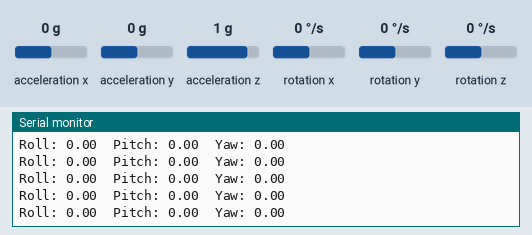
Bench run of a sketch on a simulated Arduino Uno, built with avr-gcc and run on an emulated ATmega328P. Parts: the last lines printed to the serial monitor. The test bench sets the inputs (shaded band); at power-on: acceleration z 1 g, acceleration x 0 g, rotation x 0 °/s, acceleration y 0 g, rotation z 0 °/s, rotation y 0 °/s.

Above: at 1.2 s.
1.3 s: acceleration z set to 0 g
At 2.4 s:
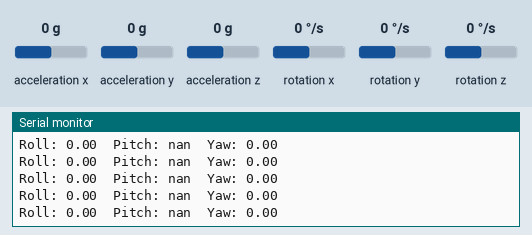
3.2 s: acceleration x set to -1.4 g
6.2 s: rotation x set to 192 °/s
At 7.3 s:
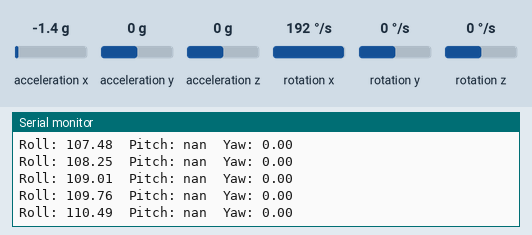
9.2 s: acceleration y set to -1.4 g
At 10.0 s:
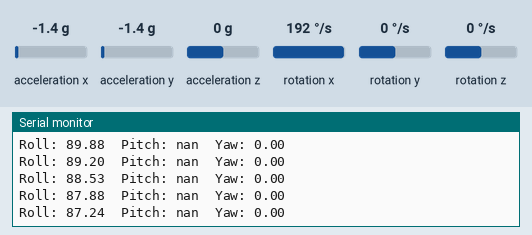
10.7 s: rotation z set to -192 °/s
At 11.2 s:
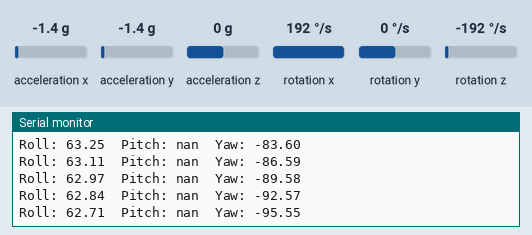
13.7 s: rotation y set to -192 °/s
At 14.7 s:
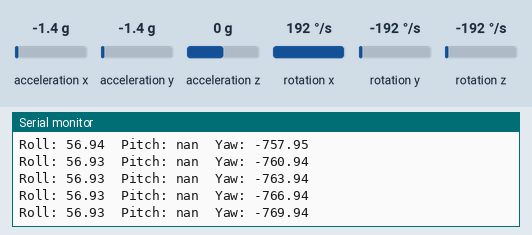
Timing chart, 0 to 16.7 s (numbered marks = the images above; inputs shaded):
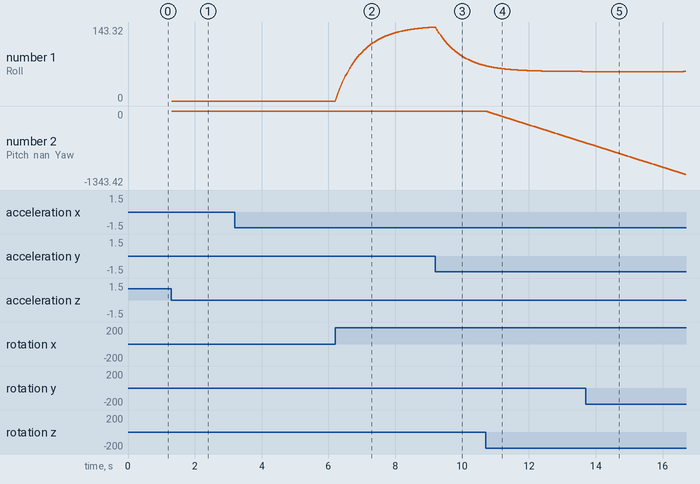

The sketch:

MPU6050-test.ino
```cpp
#include "Wire.h"
#include "I2Cdev.h"
#include "MPU6050.h"

//=====================
// MPU6050 Object
//=====================
MPU6050 mpu(0x68);

//=====================
// Offsets hasil kalibrasi
//=====================
int16_t ax_offset = -7477;
int16_t ay_offset = -5665;
int16_t az_offset = 8937;
int16_t gx_offset = -28;
int16_t gy_offset = -21;
int16_t gz_offset = -71;

//=====================
// Variabel sensor
//=====================
int16_t ax, ay, az;
int16_t gx, gy, gz;

float roll, pitch, yaw;
float dt = 0.01; // timestep (s)
float alpha = 0.98; // komplementer filter

unsigned long timer;

void setup() {
  Wire.begin();
  Serial.begin(115200);

  mpu.initialize();
  Serial.println("MPU6050 initialized (skipping testConnection).");

  // Apply offsets
  mpu.setXAccelOffset(ax_offset);
  mpu.setYAccelOffset(ay_offset);
  mpu.setZAccelOffset(az_offset);
  mpu.setXGyroOffset(gx_offset);
  mpu.setYGyroOffset(gy_offset);
  mpu.setZGyroOffset(gz_offset);

  timer = micros();
}

void loop() {
  // Ambil data sensor
  mpu.getMotion6(&ax, &ay, &az, &gx, &gy, &gz);

  // Convert gyro dari raw ke dps (±250°/s)
  float gyroXrate = gx / 131.0;
  float gyroYrate = gy / 131.0;
  float gyroZrate = gz / 131.0;

  // Convert accel ke g
  float accX = ax / 16384.0;
  float accY = ay / 16384.0;
  float accZ = az / 16384.0;

  // Hitung roll & pitch dari accelerometer
  float rollAcc  = atan2(accY, accZ) * 57.2958;
  float pitchAcc = atan(-accX / sqrt(accY*accY + accZ*accZ)) * 57.2958;

  // Hitung dt
  unsigned long now = micros();
  dt = (now - timer) / 1000000.0;
  timer = now;

  // Komplementer filter untuk roll & pitch
  roll  = alpha * (roll + gyroXrate * dt)  + (1 - alpha) * rollAcc;
  pitch = alpha * (pitch + gyroYrate * dt) + (1 - alpha) * pitchAcc;

  // Integrasi gyro untuk yaw (tanpa magnetometer)
  yaw += gyroZrate * dt;

  // Output ke Serial
  Serial.print("Roll: ");  Serial.print(roll, 2);
  Serial.print("\tPitch: "); Serial.print(pitch, 2);
  Serial.print("\tYaw: ");   Serial.println(yaw, 2);

  delay(10);
}
```

Measured:
- after the input at 1.3 s, the serial monitor: prints a new line at once (image 1)
- after the input at 6.2 s, the serial monitor: prints a new line at once (image 2)
- plotted number 1: 0 → 143.32 after the input at 6.2 s
